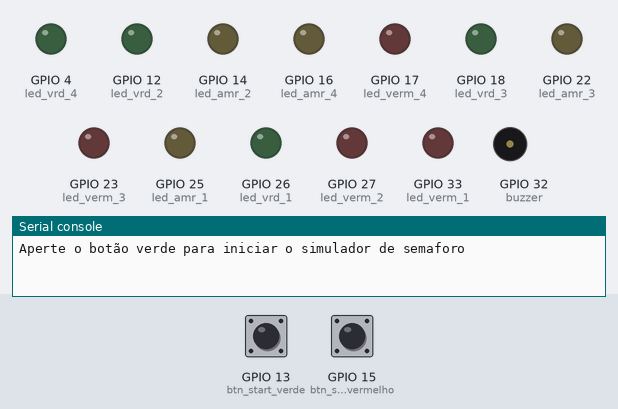
Simulated run of this program. Board: ESP32 board running MicroPython. Shown: output pins drawn as LEDs (lit = HIGH), buzzer (waves = sounding, pin HIGH), the last lines printed to the serial console. Wiring (from the project's diagram.json): green LED on GPIO 4, green LED on GPIO 12, green button on GPIO 13, yellow LED on GPIO 14, red button on GPIO 15, yellow LED on GPIO 16, red LED on GPIO 17, green LED on GPIO 18, yellow LED on GPIO 22, red LED on GPIO 23, yellow LED on GPIO 25, green LED on GPIO 26, red LED on GPIO 27, buzzer on GPIO 32. The inputs (shaded band) are chosen by the test bench; at power-on: GPIO 15 (btn_stop_vermelho) HIGH, GPIO 13 (btn_start_verde) HIGH.

Above: at 1.2 s.
1.3 s: GPIO 15 (btn_stop_vermelho) pulled LOW for 3.2 s
At 2.0 s:
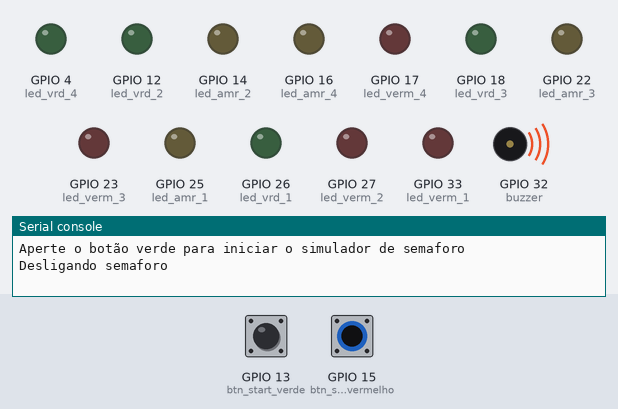
6.3 s: GPIO 13 (btn_start_verde) pulled LOW for 0.15 s
At 8.2 s:
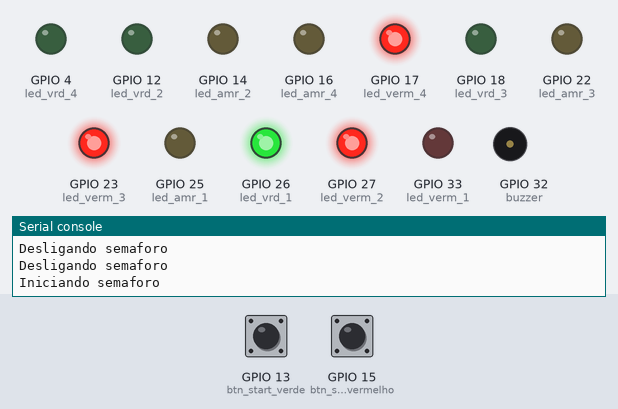
At 21.7 s:
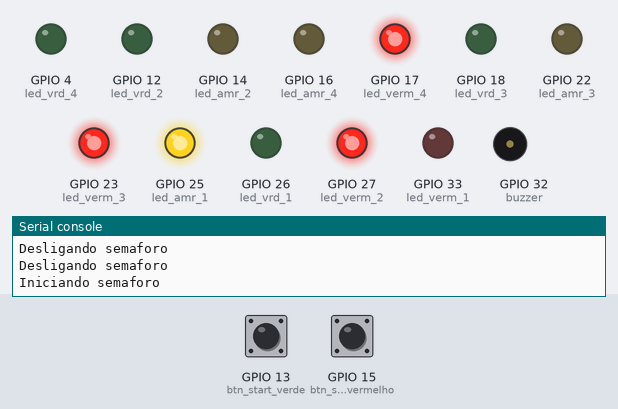
Timing chart, 0 to 27.3 s (numbered marks = the images above; inputs shaded):
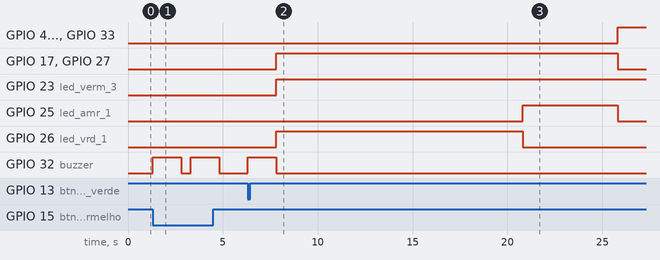

The program:

main.py
```python
#Author: Evelin de Souza Batista Silva
import time
from machine import Pin

#buzzer
buzzer = Pin(32, Pin.OUT)

#Semaforo 1
led_verm_1 = Pin(33, Pin.OUT)
led_amr_1 = Pin(25, Pin.OUT)
led_vrd_1 = Pin(26, Pin.OUT)

#Semaforo 2
led_verm_2 = Pin(27, Pin.OUT)
led_amr_2 = Pin(14, Pin.OUT)
led_vrd_2 = Pin(12, Pin.OUT)

#Semaforo 3
led_verm_3 = Pin(23, Pin.OUT)
led_amr_3 = Pin(22, Pin.OUT)
led_vrd_3 = Pin(18, Pin.OUT)

#Semaforo 4
led_verm_4 = Pin(17, Pin.OUT)
led_amr_4 = Pin(16, Pin.OUT)
led_vrd_4 = Pin(4, Pin.OUT)


#botoes
btn_start_verde = Pin(13, Pin.IN, Pin.PULL_UP)
btn_stop_vermelho = Pin(15, Pin.IN, Pin.PULL_UP)


#desligar
def desligar():
  led_verm_1.value(0)
  led_amr_1.value(0)
  led_vrd_1.value(0)
  led_verm_2.value(0)
  led_amr_2.value(0)
  led_vrd_2.value(0)
  led_verm_3.value(0)
  led_amr_3.value(0)
  led_vrd_3.value(0)
  led_verm_4.value(0)
  led_amr_4.value(0)
  led_vrd_4.value(0)
  # Faz o buzzer apitar por meio segundo ao desligar
  buzzer.value(1)
  time.sleep(1.5)
  buzzer.value(0)
rodando = False

print("Aperte o botão verde para iniciar o simulador de semaforo")

while True:

    if btn_start_verde.value() == 0:
        rodando = True
        print("Iniciando semaforo")

    if btn_stop_vermelho.value() == 0:
        rodando = False
        print("Desligando semaforo")
        desligar()
        time.sleep(0.5) #Para evitar mais de uma leitura

    if rodando:
        desligar()
        #   1) Inicialmente, o semáforo 1 está no verde e os semáforos 2, 3 e 4 estão no vermelho.

        #semaforo1
        led_verm_1.value(0)
        led_amr_1.value(0)
        led_vrd_1.value(1)

        #semaforo2
        led_verm_2.value(1)
        led_amr_2.value(0)
        led_vrd_2.value(0)

        #semaforo3
        led_verm_3.value(1)
        led_amr_3.value(0)
        led_vrd_3.value(0)

        #semaforo4
        led_verm_4.value(1)
        led_amr_4.value(0)
        led_vrd_4.value(0)

        time.sleep(13)

        if btn_stop_vermelho.value() == 0: rodando = False; continue

        # O semaforo 1 entra mo amarelo e os semaforos 2, 3 e 4 seguem no vermelho

        #semaforo1
        led_verm_1.value(0)
        led_amr_1.value(1)
        led_vrd_1.value(0)

        #semaforo2
        led_verm_2.value(1)
        led_amr_2.value(0)
        led_vrd_2.value(0)

        #semaforo 3
        led_verm_3.value(1)
        led_amr_3.value(0)
        led_vrd_3.value(0)

        #semaforo 4
        led_verm_4.value(1)
        led_amr_4.value(0)
        led_vrd_4.value(0)

        time.sleep(5)

        if btn_stop_vermelho.value() == 0: rodando = False; continue

        # O semaforo 1 entra no vermelho, o semaforos 2 e 4 entram no verde e o semaforo 3 permanece no vermelho
        led_verm_1.value(1)
        led_amr_1.value(0)
        led_vrd_1.value(0)

        #semaforo2
        led_verm_2.value(0)
        led_amr_2.value(0)
        led_vrd_2.value(1)

        #semaforo 3
        led_verm_3.value(1)
        led_amr_3.value(0)
        led_vrd_3.value(0)

        #semaforo 4
        led_verm_4.value(0)
        led_amr_4.value(0)
        led_vrd_4.value(1)

        time.sleep(13)

        if btn_stop_vermelho.value() == 0: rodando = False; continue

        #Os semaforo 1 e 3 permanecem no vermelho, os semaforos 2 e 4 entram no amarelo
        led_verm_1.value(1)
        led_amr_1.value(0)
        led_vrd_1.value(0)

        #semaforo2
        led_verm_2.value(0)
        led_amr_2.value(1)
        led_vrd_2.value(0)

        #semaforo 3
        led_verm_3.value(1)
        led_amr_3.value(0)
        led_vrd_3.value(0)

        #semaforo 4
        led_verm_4.value(0)
        led_amr_4.value(1)
        led_vrd_4.value(0)

        time.sleep(5)

        if btn_stop_vermelho.value() == 0: rodando = False; continue

        #O semaforo 1 permanece no vermelho, os semaforos 2 e 4 entram em vermelho e o semaforo 3 entra em verde

        #semaforo1
        led_verm_1.value(1)
        led_amr_1.value(0)
        led_vrd_1.value(0)

        #semaforo2
        led_verm_2.value(1)
        led_amr_2.value(0)
        led_vrd_2.value(0)

        #semaforo 3
        led_verm_3.value(0)
        led_amr_3.value(0)
        led_vrd_3.value(1)

        #semaforo 4
        led_verm_4.value(1)
        led_amr_4.value(0)
        led_vrd_4.value(0)

        time.sleep(13)

        if btn_stop_vermelho.value() == 0: rodando = False; continue

        #Os semaforo 1, 2 e 4 permanecem no vermelho, o semaforo 3 entra no amarelo
        led_verm_1.value(1)
        led_amr_1.value(0)
        led_vrd_1.value(0)

        #semaforo2
        led_verm_2.value(1)
        led_amr_2.value(0)
        led_vrd_2.value(0)

        #semaforo 3
        led_verm_3.value(0)
        led_amr_3.value(1)
        led_vrd_3.value(0)

        #semaforo 4
        led_verm_4.value(1)
        led_amr_4.value(0)
        led_vrd_4.value(0)

        time.sleep(5)
        if btn_stop_vermelho.value() == 0: rodando = False; continue

        # O ciclo se repete até que o botão desligar seja pressionado.

#_____________________________________________________________________________________________________________________
#|     NOTA: Devido ao uso da funcao time.sleep(), o sistema fica "ocupado" durante a contagem.                       |
#|     Para garantir que o botao VERMELHO (botao desligar) funcione, mantenha-o pressionado até que o semaforo mude.  |
#|     O desligamento ocorrerá assim que o tempo do LED atual erminar e o código ler a entrada novamente.             |
#|____________________________________________________________________________________________________________________|
```

Measured:
- after the input at 1.3 s, GPIO 32 (buzzer): alternates HIGH for 1.5 s and LOW for 0.50 s, starting at once
- after the input at 6.3 s, GPIO 4 (led_vrd_4), GPIO 12 (led_vrd_2): LOW → HIGH after 19.5 s
